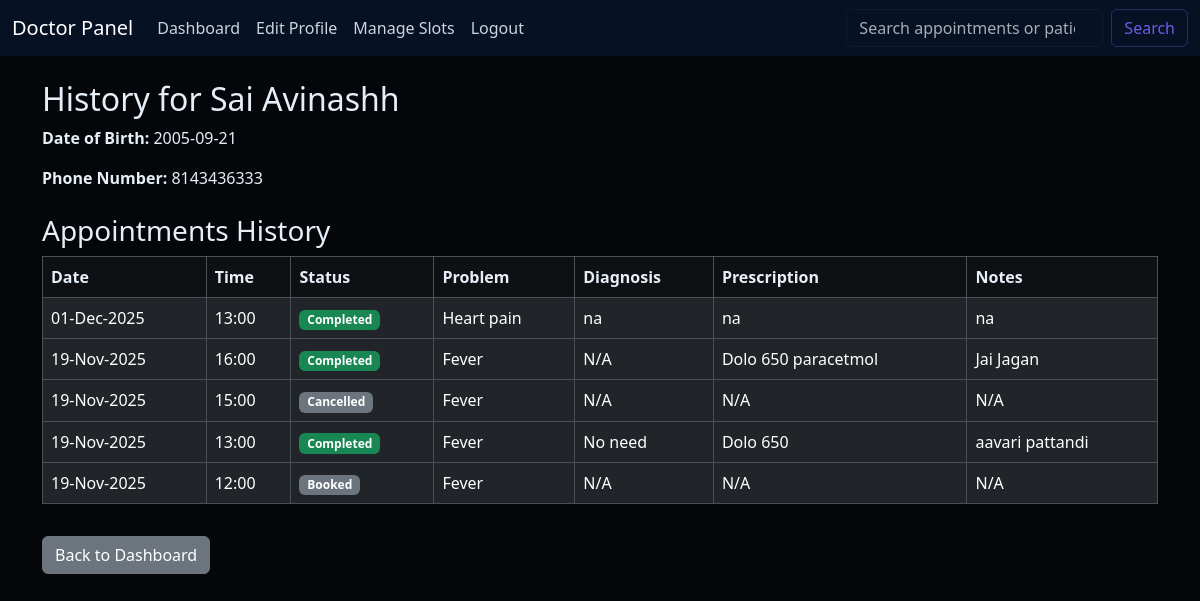
The page /doctor/patient/1/history (signed in) on the database as committed earlier.
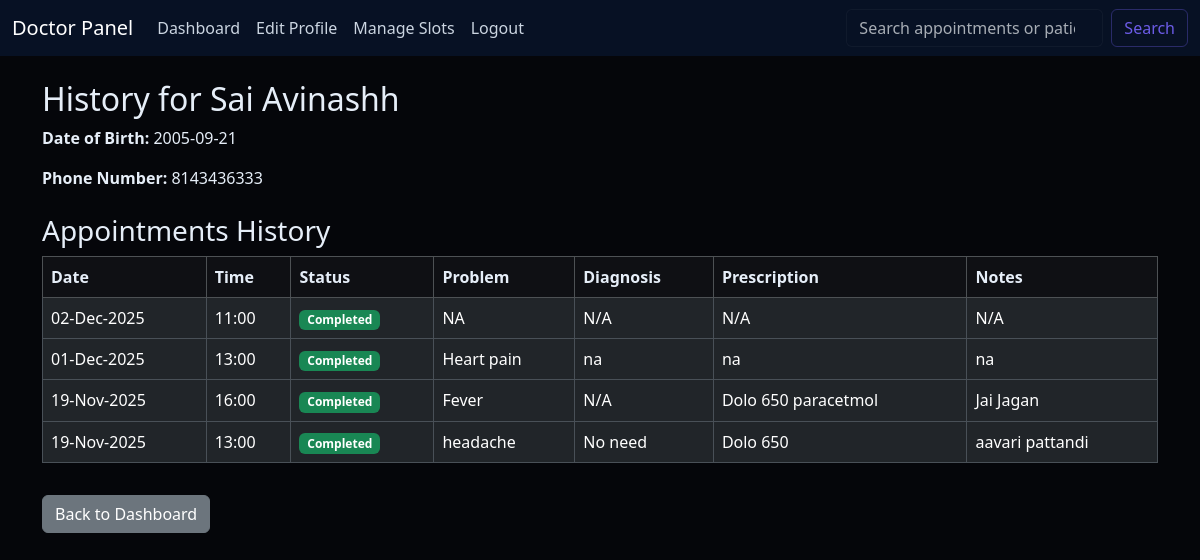
The same page on the database as committed later.
### models.py (models this page shows)
class Appointment(db.Model):
    id = db.Column(db.Integer, primary_key=True)
    doctor_id = db.Column(db.Integer, db.ForeignKey('doctor.id'), nullable=False)
    patient_id = db.Column(db.Integer, db.ForeignKey('patient.id'), nullable=False)
    date = db.Column(db.Date, nullable=False)
    time = db.Column(db.Time, nullable=False)
    problem = db.Column(db.String(300), nullable=True)
    status = db.Column(db.Enum(AppointmentStatus), default=AppointmentStatus.BOOKED, nullable=False)
    remarks = db.Column(db.Text, nullable=True)
    rating = db.Column(db.Integer, nullable=True)
    treatment = db.relationship('Treatment', backref='appointment', uselist=False)

class Treatment(db.Model):
    id = db.Column(db.Integer, primary_key=True)
    appointment_id = db.Column(db.Integer, db.ForeignKey('appointment.id'), nullable=False)
    disease = db.Column(db.Text, nullable=False)
    diagnosis = db.Column(db.Text, nullable=True)
    prescription = db.Column(db.Text, nullable=True)
    notes = db.Column(db.Text, nullable=True)

### routes/doctor.py (the view)
@doctor_bp.route('/patient/<int:patient_id>/history')
@login_required
def patient_history(patient_id):
    if current_user.role != 'Doctor':
        flash("Access denied.", "danger")
        return redirect(url_for('login'))
    patient = Patient.query.get_or_404(patient_id)
    appointments = Appointment.query.filter_by(
        patient_id=patient.id,
        doctor_id=current_user.doctor_profile.id
    ).order_by(Appointment.date.desc(), Appointment.time.desc()).all()
    return render_template(
        'doctor/patient_history.html',
        patient=patient,
        appointments=appointments
    )

### app.py (called while the page is built)
@login_manager.user_loader
def load_user(user_id):
    return User.query.get(int(user_id))

### templates/doctor/patient_history.html (shortened to what this page needs)
{% extends "doctor/doctor_base.html" %}
{% block content %}
<h2 class="mt-4">History for {{ patient.user.name }}</h2>
<p><strong>Date of Birth:</strong> {{ patient.dob.strftime('%Y-%m-%d') }}</p>
<p><strong>Phone Number:</strong> {{ patient.phone_number }}</p>
<h3 class="mt-4">Appointments History</h3>
<div class="table-responsive">
    <table class="table table-bordered">
        <thead class="table-dark">
            <tr>
                <th>Date</th>
                <th>Time</th>
                <th>Status</th>
                <th>Problem</th>
                <th>Diagnosis</th>
                <th>Prescription</th>
                <th>Notes</th>
            </tr>
        </thead>
        <tbody>
            {% for appt in appointments %}
            <tr>
                <td>{{ appt.date.strftime('%d-%b-%Y') }}</td>
                <td>{{ appt.time.strftime('%H:%M') }}</td>
                <td>
                    <span class="badge {% if appt.status.value == 'Completed' %}bg-success{% else %}bg-secondary{% endif %}">
                        {{ appt.status.value }}
                    </span>
                </td>
                <td>{{ appt.problem }}</td>
                <td>{{ appt.treatment.diagnosis if appt.treatment else 'N/A' }}</td>
                <td>{{ appt.treatment.prescription if appt.treatment else 'N/A' }}</td>
                <td>{{ appt.treatment.notes if appt.treatment else 'N/A' }}</td>
            </tr>
            {% else %}
            <tr>
                <td colspan="7">No history found for this patient with you.</td>
            </tr>
            {% endfor %}
        </tbody>
    </table>
</div>
<a href="{{ url_for('doctor.dashboard') }}" class="btn btn-secondary mt-3">Back to Dashboard</a>
{% endblock %}

Rows that differ between the two databases and show on the page:
removed Appointment: date "19-Nov-2025", time "15:00", status.value "Cancelled", problem "Fever", treatment "N/A"
removed Appointment: date "19-Nov-2025", time "12:00", status.value "Booked", problem "Fever", treatment "N/A"
added Appointment: date "02-Dec-2025", time "11:00", status.value "Completed", problem "NA", treatment "N/A"
changed Appointment "No need": problem "Fever" → "headache"
